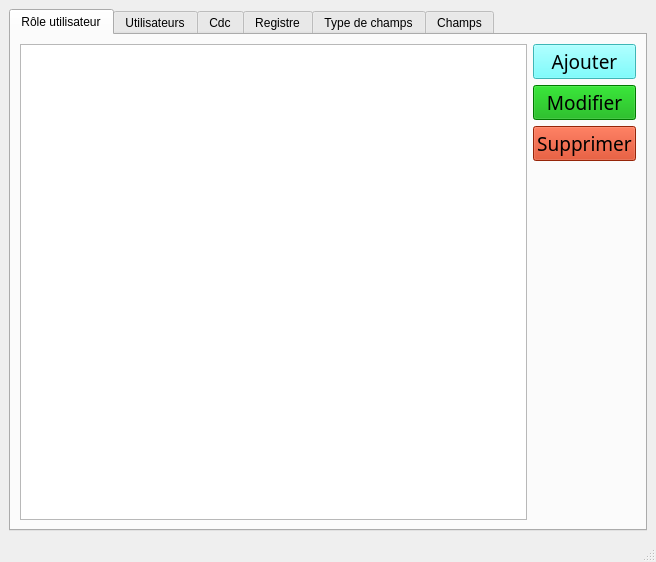
<?xml version="1.0" encoding="UTF-8"?>
<ui version="4.0">
 <class>adminWindow</class>
 <widget class="QMainWindow" name="adminWindow">
  <property name="geometry">
   <rect>
    <x>0</x>
    <y>0</y>
    <width>656</width>
    <height>562</height>
   </rect>
  </property>
  <property name="windowTitle">
   <string>Admin</string>
  </property>
  <widget class="QWidget" name="centralwidget">
   <layout class="QVBoxLayout" name="verticalLayout">
    <item>
     <widget class="QTabWidget" name="tabWidget">
      <property name="currentIndex">
       <number>0</number>
      </property>
      <widget class="QWidget" name="roles">
       <attribute name="title">
        <string>Rôle utilisateur</string>
       </attribute>
       <layout class="QHBoxLayout" name="horizontalLayout_5">
        <item>
         <widget class="QTableView" name="tableView_roles"/>
        </item>
        <item>
         <layout class="QVBoxLayout" name="verticalLayout_3">
          <item>
           <widget class="QPushButton" name="btn_add_roles">
            <property name="font">
             <font>
              <family>MV Boli</family>
              <pointsize>14</pointsize>
             </font>
            </property>
            <property name="styleSheet">
             <string notr="true">background-color: rgb(85, 255, 255);</string>
            </property>
            <property name="text">
             <string>Ajouter</string>
            </property>
           </widget>
          </item>
          <item>
           <widget class="QPushButton" name="btn_update_roles">
            <property name="font">
             <font>
              <family>MV Boli</family>
              <pointsize>14</pointsize>
             </font>
            </property>
            <property name="styleSheet">
             <string notr="true">background-color: rgb(0, 170, 0);</string>
            </property>
            <property name="text">
             <string>Modifier</string>
            </property>
           </widget>
          </item>
          <item>
           <widget class="QPushButton" name="btn_delete_roles">
            <property name="font">
             <font>
              <family>MV Boli</family>
              <pointsize>14</pointsize>
             </font>
            </property>
            <property name="styleSheet">
             <string notr="true">background-color: rgb(209, 52, 13);</string>
            </property>
            <property name="text">
             <string>Supprimer</string>
            </property>
           </widget>
          </item>
          <item>
           <spacer name="verticalSpacer_2">
            <property name="orientation">
             <enum>Qt::Vertical</enum>
            </property>
            <property name="sizeHint" stdset="0">
             <size>
              <width>17</width>
              <height>36</height>
             </size>
            </property>
           </spacer>
          </item>
         </layout>
        </item>
       </layout>
      </widget>
      <widget class="QWidget" name="user">
       <attribute name="title">
        <string>Utilisateurs</string>
       </attribute>
       <layout class="QHBoxLayout" name="horizontalLayout_2">
        <item>
         <widget class="QTableView" name="tableView_user"/>
        </item>
        <item>
         <layout class="QVBoxLayout" name="verticalLayout_2">
          <item>
           <widget class="QPushButton" name="btn_add_user">
            <property name="font">
             <font>
              <family>MV Boli</family>
              <pointsize>14</pointsize>
             </font>
            </property>
            <property name="styleSheet">
             <string notr="true">background-color: rgb(85, 255, 255);</string>
            </property>
            <property name="text">
             <string>Ajouter</string>
            </property>
           </widget>
          </item>
          <item>
           <widget class="QPushButton" name="btn_update_user">
            <property name="font">
             <font>
              <family>MV Boli</family>
              <pointsize>14</pointsize>
             </font>
            </property>
            <property name="styleSheet">
             <string notr="true">background-color: rgb(0, 170, 0);</string>
            </property>
            <property name="text">
             <string>Modifier</string>
            </property>
           </widget>
          </item>
          <item>
           <widget class="QPushButton" name="btn_delete_user">
            <property name="font">
             <font>
              <family>MV Boli</family>
              <pointsize>14</pointsize>
             </font>
            </property>
            <property name="styleSheet">
             <string notr="true">background-color: rgb(209, 52, 13);</string>
            </property>
            <property name="text">
             <string>Supprimer</string>
            </property>
           </widget>
          </item>
          <item>
           <spacer name="verticalSpacer">
            <property name="orientation">
             <enum>Qt::Vertical</enum>
            </property>
            <property name="sizeHint" stdset="0">
             <size>
              <width>17</width>
              <height>36</height>
             </size>
            </property>
           </spacer>
          </item>
         </layout>
        </item>
       </layout>
      </widget>
      <widget class="QWidget" name="cdc">
       <attribute name="title">
        <string>Cdc</string>
       </attribute>
       <layout class="QHBoxLayout" name="horizontalLayout_3">
        <item>
         <widget class="QTableView" name="tableView_cdc"/>
        </item>
        <item>
         <layout class="QVBoxLayout" name="verticalLayout_4">
          <item>
           <widget class="QPushButton" name="btn_add_cdc">
            <property name="font">
             <font>
              <family>MV Boli</family>
              <pointsize>14</pointsize>
             </font>
            </property>
            <property name="styleSheet">
             <string notr="true">background-color: rgb(85, 255, 255);</string>
            </property>
            <property name="text">
             <string>Ajouter</string>
            </property>
           </widget>
          </item>
          <item>
           <widget class="QPushButton" name="btn_update_cdc">
            <property name="font">
             <font>
              <family>MV Boli</family>
              <pointsize>14</pointsize>
             </font>
            </property>
            <property name="styleSheet">
             <string notr="true">background-color: rgb(0, 170, 0);</string>
            </property>
            <property name="text">
             <string>Modifier</string>
            </property>
           </widget>
          </item>
          <item>
           <widget class="QPushButton" name="btn_delete_cdc">
            <property name="font">
             <font>
              <family>MV Boli</family>
              <pointsize>14</pointsize>
             </font>
            </property>
            <property name="styleSheet">
             <string notr="true">background-color: rgb(209, 52, 13);</string>
            </property>
            <property name="text">
             <string>Supprimer</string>
            </property>
           </widget>
          </item>
          <item>
           <spacer name="verticalSpacer_3">
            <property name="orientation">
             <enum>Qt::Vertical</enum>
            </property>
            <property name="sizeHint" stdset="0">
             <size>
              <width>17</width>
              <height>36</height>
             </size>
            </property>
           </spacer>
          </item>
         </layout>
        </item>
       </layout>
      </widget>
      <widget class="QWidget" name="registre">
       <attribute name="title">
        <string>Registre</string>
       </attribute>
       <layout class="QHBoxLayout" name="horizontalLayout_4">
        <item>
         <widget class="QTableView" name="tableView_registre"/>
        </item>
        <item>
         <layout class="QVBoxLayout" name="verticalLayout_5">
          <item>
           <widget class="QPushButton" name="btn_add_registre">
            <property name="font">
             <font>
              <family>MV Boli</family>
              <pointsize>14</pointsize>
             </font>
            </property>
            <property name="styleSheet">
             <string notr="true">background-color: rgb(85, 255, 255);</string>
            </property>
            <property name="text">
             <string>Ajouter</string>
            </property>
           </widget>
          </item>
          <item>
           <widget class="QPushButton" name="btn_update_registre">
            <property name="font">
             <font>
              <family>MV Boli</family>
              <pointsize>14</pointsize>
             </font>
            </property>
            <property name="styleSheet">
             <string notr="true">background-color: rgb(0, 170, 0);</string>
            </property>
            <property name="text">
             <string>Modifier</string>
            </property>
           </widget>
          </item>
          <item>
           <widget class="QPushButton" name="btn_delete_registre">
            <property name="font">
             <font>
              <family>MV Boli</family>
              <pointsize>14</pointsize>
             </font>
            </property>
            <property name="styleSheet">
             <string notr="true">background-color: rgb(209, 52, 13);</string>
            </property>
            <property name="text">
             <string>Supprimer</string>
            </property>
           </widget>
          </item>
          <item>
           <spacer name="verticalSpacer_4">
            <property name="orientation">
             <enum>Qt::Vertical</enum>
            </property>
            <property name="sizeHint" stdset="0">
             <size>
              <width>17</width>
              <height>36</height>
             </size>
            </property>
           </spacer>
          </item>
         </layout>
        </item>
       </layout>
      </widget>
      <widget class="QWidget" name="type_champs">
       <attribute name="title">
        <string>Type de champs</string>
       </attribute>
       <layout class="QHBoxLayout" name="horizontalLayout_6">
        <item>
         <widget class="QTableView" name="tableView_type_champs"/>
        </item>
        <item>
         <layout class="QVBoxLayout" name="verticalLayout_6">
          <item>
           <widget class="QPushButton" name="btn_add_type_champs">
            <property name="font">
             <font>
              <family>MV Boli</family>
              <pointsize>14</pointsize>
             </font>
            </property>
            <property name="styleSheet">
             <string notr="true">background-color: rgb(85, 255, 255);</string>
            </property>
            <property name="text">
             <string>Ajouter</string>
            </property>
           </widget>
          </item>
          <item>
           <widget class="QPushButton" name="btn_update_type_champs">
            <property name="font">
             <font>
              <family>MV Boli</family>
              <pointsize>14</pointsize>
             </font>
            </property>
            <property name="styleSheet">
             <string notr="true">background-color: rgb(0, 170, 0);</string>
            </property>
            <property name="text">
             <string>Modifier</string>
            </property>
           </widget>
          </item>
          <item>
           <widget class="QPushButton" name="btn_delete_type_champs">
            <property name="font">
             <font>
              <family>MV Boli</family>
              <pointsize>14</pointsize>
             </font>
            </property>
            <property name="styleSheet">
             <string notr="true">background-color: rgb(209, 52, 13);</string>
            </property>
            <property name="text">
             <string>Supprimer</string>
            </property>
           </widget>
          </item>
          <item>
           <spacer name="verticalSpacer_5">
            <property name="orientation">
             <enum>Qt::Vertical</enum>
            </property>
            <property name="sizeHint" stdset="0">
             <size>
              <width>17</width>
              <height>36</height>
             </size>
            </property>
           </spacer>
          </item>
         </layout>
        </item>
       </layout>
      </widget>
      <widget class="QWidget" name="champs">
       <attribute name="title">
        <string>Champs</string>
       </attribute>
       <layout class="QHBoxLayout" name="horizontalLayout">
        <item>
         <widget class="QTableView" name="tableView_champs"/>
        </item>
        <item>
         <layout class="QVBoxLayout" name="verticalLayout_7">
          <item>
           <widget class="QPushButton" name="btn_add_champs">
            <property name="font">
             <font>
              <family>MV Boli</family>
              <pointsize>14</pointsize>
             </font>
            </property>
            <property name="styleSheet">
             <string notr="true">background-color: rgb(85, 255, 255);</string>
            </property>
            <property name="text">
             <string>Ajouter</string>
            </property>
           </widget>
          </item>
          <item>
           <widget class="QPushButton" name="btn_update_champs">
            <property name="font">
             <font>
              <family>MV Boli</family>
              <pointsize>14</pointsize>
             </font>
            </property>
            <property name="styleSheet">
             <string notr="true">background-color: rgb(0, 170, 0);</string>
            </property>
            <property name="text">
             <string>Modifier</string>
            </property>
           </widget>
          </item>
          <item>
           <widget class="QPushButton" name="btn_delete_champs">
            <property name="font">
             <font>
              <family>MV Boli</family>
              <pointsize>14</pointsize>
             </font>
            </property>
            <property name="styleSheet">
             <string notr="true">background-color: rgb(209, 52, 13);</string>
            </property>
            <property name="text">
             <string>Supprimer</string>
            </property>
           </widget>
          </item>
          <item>
           <spacer name="verticalSpacer_6">
            <property name="orientation">
             <enum>Qt::Vertical</enum>
            </property>
            <property name="sizeHint" stdset="0">
             <size>
              <width>17</width>
              <height>36</height>
             </size>
            </property>
           </spacer>
          </item>
         </layout>
        </item>
       </layout>
      </widget>
     </widget>
    </item>
   </layout>
  </widget>
  <widget class="QMenuBar" name="menubar">
   <property name="geometry">
    <rect>
     <x>0</x>
     <y>0</y>
     <width>656</width>
     <height>21</height>
    </rect>
   </property>
  </widget>
  <widget class="QStatusBar" name="statusbar"/>
 </widget>
 <resources/>
 <connections/>
</ui>
